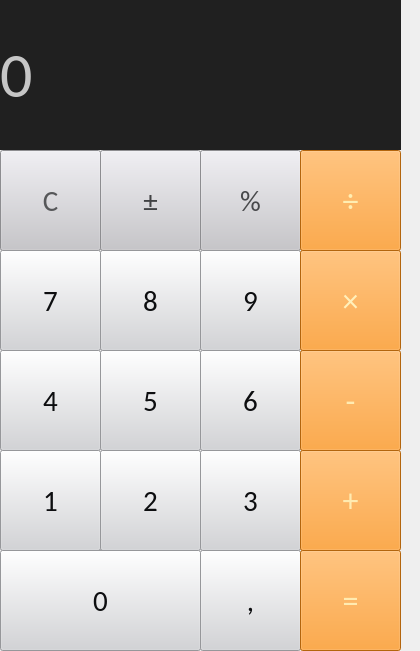
<?xml version="1.0" encoding="UTF-8"?>
<ui version="4.0">
 <class>MainWindow</class>
 <widget class="QMainWindow" name="MainWindow">
  <property name="geometry">
   <rect>
    <x>0</x>
    <y>0</y>
    <width>420</width>
    <height>651</height>
   </rect>
  </property>
  <property name="sizePolicy">
   <sizepolicy hsizetype="Fixed" vsizetype="Preferred">
    <horstretch>0</horstretch>
    <verstretch>0</verstretch>
   </sizepolicy>
  </property>
  <property name="windowTitle">
   <string>MainWindow</string>
  </property>
  <property name="tabShape">
   <enum>QTabWidget::Triangular</enum>
  </property>
  <widget class="QWidget" name="centralwidget">
   <widget class="QPushButton" name="pushButton">
    <property name="geometry">
     <rect>
      <x>0</x>
      <y>150</y>
      <width>101</width>
      <height>101</height>
     </rect>
    </property>
    <property name="font">
     <font>
      <family>Calibri</family>
      <pointsize>22</pointsize>
     </font>
    </property>
    <property name="styleSheet">
     <string notr="true">background-color: rgb(198, 197, 202);
color: rgb(86, 87, 89);</string>
    </property>
    <property name="text">
     <string>C</string>
    </property>
   </widget>
   <widget class="QPushButton" name="pushButton_23">
    <property name="geometry">
     <rect>
      <x>100</x>
      <y>150</y>
      <width>101</width>
      <height>101</height>
     </rect>
    </property>
    <property name="font">
     <font>
      <family>Calibri</family>
      <pointsize>22</pointsize>
     </font>
    </property>
    <property name="styleSheet">
     <string notr="true">background-color: rgb(198, 197, 202);
color: rgb(65, 66, 68);</string>
    </property>
    <property name="text">
     <string>±</string>
    </property>
   </widget>
   <widget class="QPushButton" name="pushButton_5">
    <property name="geometry">
     <rect>
      <x>200</x>
      <y>150</y>
      <width>101</width>
      <height>101</height>
     </rect>
    </property>
    <property name="font">
     <font>
      <family>Calibri</family>
      <pointsize>22</pointsize>
     </font>
    </property>
    <property name="styleSheet">
     <string notr="true">background-color: rgb(198, 197, 202);
color: rgb(72, 73, 75);</string>
    </property>
    <property name="text">
     <string>%</string>
    </property>
   </widget>
   <widget class="QPushButton" name="pushButton_15">
    <property name="geometry">
     <rect>
      <x>300</x>
      <y>150</y>
      <width>101</width>
      <height>101</height>
     </rect>
    </property>
    <property name="font">
     <font>
      <family>Calibri</family>
      <pointsize>24</pointsize>
      <weight>50</weight>
      <bold>false</bold>
     </font>
    </property>
    <property name="styleSheet">
     <string notr="true">background-color: rgb(250, 142, 18);
color: rgb(255, 238, 178);</string>
    </property>
    <property name="text">
     <string>÷</string>
    </property>
   </widget>
   <widget class="QPushButton" name="pushButton_4">
    <property name="geometry">
     <rect>
      <x>0</x>
      <y>250</y>
      <width>101</width>
      <height>101</height>
     </rect>
    </property>
    <property name="font">
     <font>
      <family>Calibri</family>
      <pointsize>22</pointsize>
     </font>
    </property>
    <property name="styleSheet">
     <string notr="true">background-color: rgb(210, 211, 215);
color: rgb(13, 14, 16);</string>
    </property>
    <property name="text">
     <string>7</string>
    </property>
   </widget>
   <widget class="QPushButton" name="pushButton_6">
    <property name="geometry">
     <rect>
      <x>100</x>
      <y>250</y>
      <width>101</width>
      <height>101</height>
     </rect>
    </property>
    <property name="font">
     <font>
      <family>Calibri</family>
      <pointsize>22</pointsize>
     </font>
    </property>
    <property name="styleSheet">
     <string notr="true">background-color: rgb(210, 211, 215);
color: rgb(13, 14, 16);</string>
    </property>
    <property name="text">
     <string>8</string>
    </property>
   </widget>
   <widget class="QPushButton" name="pushButton_7">
    <property name="geometry">
     <rect>
      <x>200</x>
      <y>250</y>
      <width>101</width>
      <height>101</height>
     </rect>
    </property>
    <property name="font">
     <font>
      <family>Calibri</family>
      <pointsize>22</pointsize>
     </font>
    </property>
    <property name="styleSheet">
     <string notr="true">background-color: rgb(210, 211, 215);
color: rgb(13, 14, 16);</string>
    </property>
    <property name="text">
     <string>9</string>
    </property>
   </widget>
   <widget class="QPushButton" name="pushButton_20">
    <property name="geometry">
     <rect>
      <x>300</x>
      <y>250</y>
      <width>101</width>
      <height>101</height>
     </rect>
    </property>
    <property name="font">
     <font>
      <family>Calibri</family>
      <pointsize>24</pointsize>
      <weight>50</weight>
      <bold>false</bold>
     </font>
    </property>
    <property name="styleSheet">
     <string notr="true">background-color: rgb(250, 142, 18);
color: rgb(255, 240, 187);</string>
    </property>
    <property name="text">
     <string>×</string>
    </property>
   </widget>
   <widget class="QPushButton" name="pushButton_8">
    <property name="geometry">
     <rect>
      <x>0</x>
      <y>350</y>
      <width>101</width>
      <height>101</height>
     </rect>
    </property>
    <property name="font">
     <font>
      <family>Calibri</family>
      <pointsize>22</pointsize>
     </font>
    </property>
    <property name="styleSheet">
     <string notr="true">background-color: rgb(210, 211, 215);
color: rgb(13, 14, 16);</string>
    </property>
    <property name="text">
     <string>4</string>
    </property>
   </widget>
   <widget class="QPushButton" name="pushButton_9">
    <property name="geometry">
     <rect>
      <x>100</x>
      <y>350</y>
      <width>101</width>
      <height>101</height>
     </rect>
    </property>
    <property name="font">
     <font>
      <family>Calibri</family>
      <pointsize>22</pointsize>
     </font>
    </property>
    <property name="styleSheet">
     <string notr="true">background-color: rgb(210, 211, 215);
color: rgb(13, 14, 16);</string>
    </property>
    <property name="text">
     <string>5</string>
    </property>
   </widget>
   <widget class="QPushButton" name="pushButton_10">
    <property name="geometry">
     <rect>
      <x>200</x>
      <y>350</y>
      <width>101</width>
      <height>101</height>
     </rect>
    </property>
    <property name="font">
     <font>
      <family>Calibri</family>
      <pointsize>22</pointsize>
     </font>
    </property>
    <property name="styleSheet">
     <string notr="true">background-color: rgb(210, 211, 215);
color: rgb(13, 14, 16);</string>
    </property>
    <property name="text">
     <string>6</string>
    </property>
   </widget>
   <widget class="QPushButton" name="pushButton_21">
    <property name="geometry">
     <rect>
      <x>300</x>
      <y>350</y>
      <width>101</width>
      <height>101</height>
     </rect>
    </property>
    <property name="font">
     <font>
      <family>Calibri</family>
      <pointsize>24</pointsize>
      <weight>50</weight>
      <bold>false</bold>
     </font>
    </property>
    <property name="styleSheet">
     <string notr="true">background-color: rgb(250, 142, 18);
color: rgb(255, 235, 177);</string>
    </property>
    <property name="text">
     <string>-</string>
    </property>
   </widget>
   <widget class="QPushButton" name="pushButton_11">
    <property name="geometry">
     <rect>
      <x>0</x>
      <y>450</y>
      <width>101</width>
      <height>101</height>
     </rect>
    </property>
    <property name="font">
     <font>
      <family>Calibri</family>
      <pointsize>22</pointsize>
     </font>
    </property>
    <property name="styleSheet">
     <string notr="true">background-color: rgb(210, 211, 215);
color: rgb(13, 14, 16);</string>
    </property>
    <property name="text">
     <string>1</string>
    </property>
   </widget>
   <widget class="QPushButton" name="pushButton_12">
    <property name="geometry">
     <rect>
      <x>100</x>
      <y>450</y>
      <width>101</width>
      <height>101</height>
     </rect>
    </property>
    <property name="font">
     <font>
      <family>Calibri</family>
      <pointsize>22</pointsize>
     </font>
    </property>
    <property name="styleSheet">
     <string notr="true">background-color: rgb(210, 211, 215);
color: rgb(13, 14, 16);</string>
    </property>
    <property name="text">
     <string>2</string>
    </property>
   </widget>
   <widget class="QPushButton" name="pushButton_13">
    <property name="geometry">
     <rect>
      <x>200</x>
      <y>450</y>
      <width>101</width>
      <height>101</height>
     </rect>
    </property>
    <property name="font">
     <font>
      <family>Calibri</family>
      <pointsize>22</pointsize>
     </font>
    </property>
    <property name="styleSheet">
     <string notr="true">background-color: rgb(210, 211, 215);
color: rgb(13, 14, 16);</string>
    </property>
    <property name="text">
     <string>3</string>
    </property>
   </widget>
   <widget class="QPushButton" name="pushButton_22">
    <property name="geometry">
     <rect>
      <x>300</x>
      <y>450</y>
      <width>101</width>
      <height>101</height>
     </rect>
    </property>
    <property name="font">
     <font>
      <family>Calibri</family>
      <pointsize>24</pointsize>
      <weight>50</weight>
      <bold>false</bold>
     </font>
    </property>
    <property name="styleSheet">
     <string notr="true">background-color: rgb(250, 142, 18);
color: rgb(255, 235, 177);</string>
    </property>
    <property name="text">
     <string>+</string>
    </property>
   </widget>
   <widget class="QPushButton" name="pushButton_17">
    <property name="geometry">
     <rect>
      <x>0</x>
      <y>550</y>
      <width>201</width>
      <height>101</height>
     </rect>
    </property>
    <property name="sizePolicy">
     <sizepolicy hsizetype="Preferred" vsizetype="Fixed">
      <horstretch>0</horstretch>
      <verstretch>0</verstretch>
     </sizepolicy>
    </property>
    <property name="font">
     <font>
      <family>Calibri</family>
      <pointsize>22</pointsize>
     </font>
    </property>
    <property name="layoutDirection">
     <enum>Qt::LeftToRight</enum>
    </property>
    <property name="autoFillBackground">
     <bool>false</bool>
    </property>
    <property name="styleSheet">
     <string notr="true">background-color: rgb(210, 211, 215);
color: rgb(13, 14, 16);</string>
    </property>
    <property name="text">
     <string notr="true">0</string>
    </property>
   </widget>
   <widget class="QPushButton" name="pushButton_14">
    <property name="geometry">
     <rect>
      <x>200</x>
      <y>550</y>
      <width>101</width>
      <height>101</height>
     </rect>
    </property>
    <property name="font">
     <font>
      <family>Calibri</family>
      <pointsize>22</pointsize>
     </font>
    </property>
    <property name="styleSheet">
     <string notr="true">background-color: rgb(210, 211, 215);
color: rgb(13, 14, 16);</string>
    </property>
    <property name="text">
     <string>,</string>
    </property>
   </widget>
   <widget class="QPushButton" name="pushButton_16">
    <property name="geometry">
     <rect>
      <x>300</x>
      <y>550</y>
      <width>101</width>
      <height>101</height>
     </rect>
    </property>
    <property name="font">
     <font>
      <family>Calibri</family>
      <pointsize>24</pointsize>
      <weight>50</weight>
      <bold>false</bold>
     </font>
    </property>
    <property name="styleSheet">
     <string notr="true">background-color: rgb(250, 142, 18);
color: rgb(255, 235, 177);</string>
    </property>
    <property name="text">
     <string>=</string>
    </property>
   </widget>
   <widget class="QLabel" name="label">
    <property name="geometry">
     <rect>
      <x>0</x>
      <y>0</y>
      <width>401</width>
      <height>150</height>
     </rect>
    </property>
    <property name="font">
     <font>
      <family>Calibri</family>
      <pointsize>48</pointsize>
     </font>
    </property>
    <property name="layoutDirection">
     <enum>Qt::LeftToRight</enum>
    </property>
    <property name="styleSheet">
     <string notr="true">color: rgb(198, 198, 198);
background-color: rgb(32, 32, 32);</string>
    </property>
    <property name="text">
     <string>0</string>
    </property>
    <property name="textFormat">
     <enum>Qt::AutoText</enum>
    </property>
    <property name="margin">
     <number>10</number>
    </property>
    <property name="indent">
     <number>-2</number>
    </property>
   </widget>
   <zorder>label</zorder>
   <zorder>pushButton</zorder>
   <zorder>pushButton_23</zorder>
   <zorder>pushButton_5</zorder>
   <zorder>pushButton_15</zorder>
   <zorder>pushButton_4</zorder>
   <zorder>pushButton_6</zorder>
   <zorder>pushButton_7</zorder>
   <zorder>pushButton_20</zorder>
   <zorder>pushButton_8</zorder>
   <zorder>pushButton_9</zorder>
   <zorder>pushButton_10</zorder>
   <zorder>pushButton_21</zorder>
   <zorder>pushButton_11</zorder>
   <zorder>pushButton_12</zorder>
   <zorder>pushButton_13</zorder>
   <zorder>pushButton_22</zorder>
   <zorder>pushButton_17</zorder>
   <zorder>pushButton_14</zorder>
   <zorder>pushButton_16</zorder>
  </widget>
 </widget>
 <resources/>
 <connections/>
</ui>
